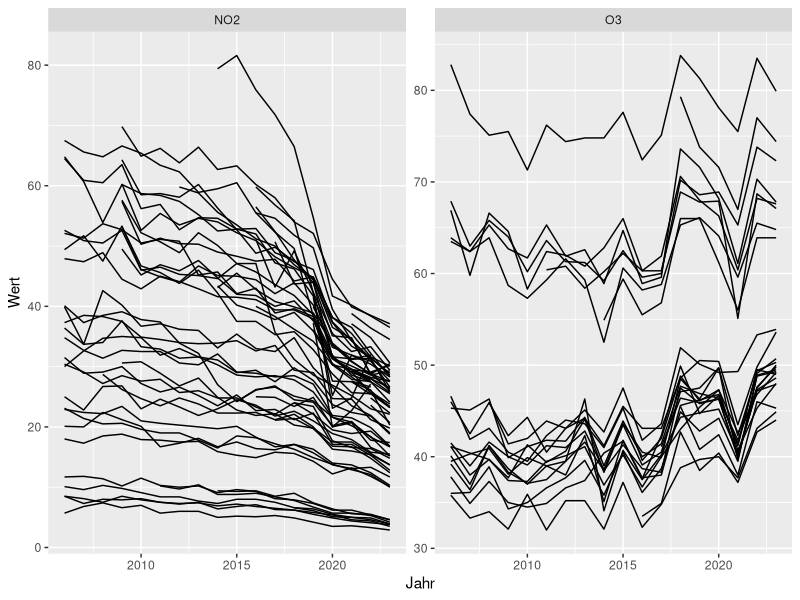
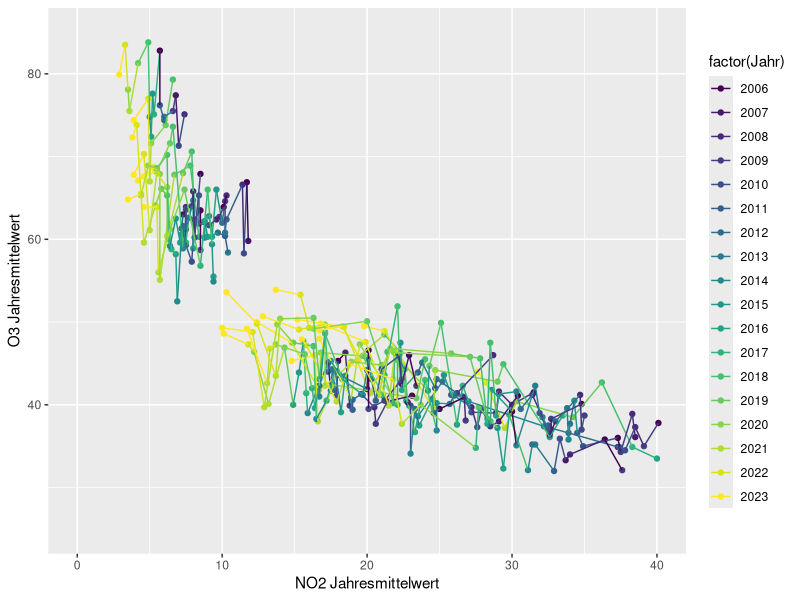
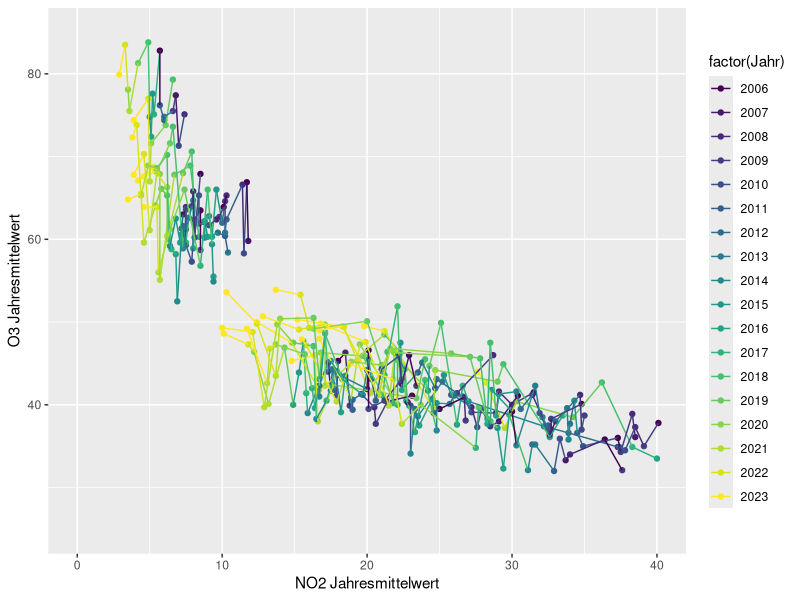

The R source for these figures, in order:
library(tidyverse)
library(readr)
library(viridis)

no2 <- read_delim(
  "data/no2.txt",
  delim = ";",
  escape_double = FALSE,
  trim_ws = TRUE,
  locale = locale(decimal_mark = ",")
) %>%
  select(where(function(x)
    ! all(is.na(x)))) %>% 
  mutate(Stoff="NO2")

o3 <- read_delim(
  "data/o3.txt",
  delim = ";",
  escape_double = FALSE,
  trim_ws = TRUE,
  locale = locale(decimal_mark = ",")
) %>%
  select(where(function(x)
    ! all(is.na(x)))) %>% 
  mutate(Stoff="O3")

beide <- bind_rows(no2, o3) %>% 
  pivot_longer(-c(Station, Stoff), names_to="Jahr", values_to="Wert")%>% 
  filter(!is.na(Wert)) %>% 
  mutate(Jahr=as.numeric(Jahr))

beide %>% 
  ggplot(aes(x=Jahr, y=Wert, group=Station))+
  geom_line(aes(group=Station))+
  facet_wrap(vars(Stoff), scales="free_y")


beide %>%
  pivot_wider(names_from = Stoff, values_from = Wert) %>%
  ggplot(aes(x = NO2, y = O3)) +
  xlab("NO2 Jahresmittelwert") + ylab("O3 Jahresmittelwert") +
  geom_point(aes(color = factor(Jahr))) +
  geom_line(aes(color = factor(Jahr), group = Station)) +
  scale_color_viridis(discrete=TRUE, option="viridis")+
  coord_cartesian(xlim = c(0, 40), ylim = c(25, 85))

ggsave(
  "O3_NO2_Korrelation.png",
  width = 20,
  height = 10,
  dpi = 300
)
